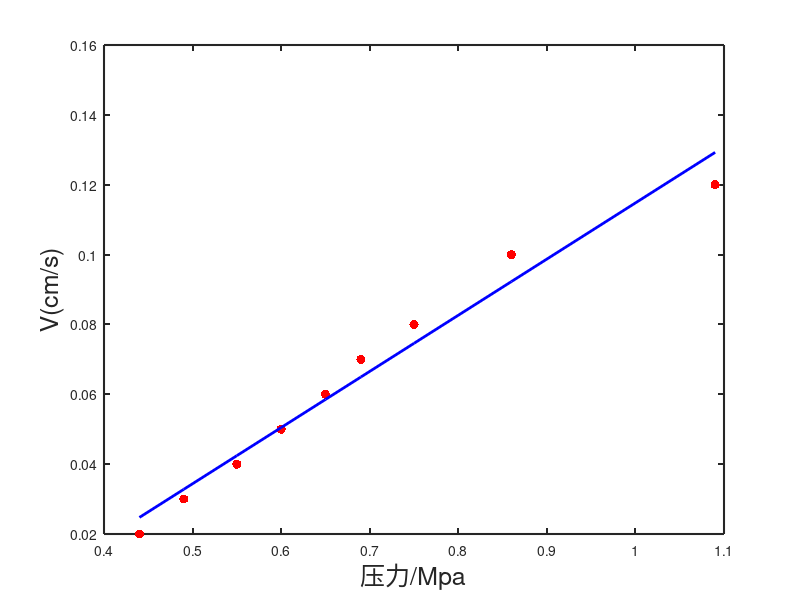

Source code (MATLAB): (Note: this script raises an error after producing the figure.)

%axes('linewidth',1, 'box', 'on', 'FontSize',16);
x=load("x.txt");
y=load('y.txt');
figure
plot(x,y,'r.','MarkerEdgeColor','r','MarkerSize',20)
xlabel('压力/Mpa','fontsize',18)
ylabel('V(cm/s)','fontsize',18)


set(gca,'FontSize',10);

set(gca,'linewidth',1.5)
Lxx=sum((x-mean(x)).^2);
Lxy=sum((x-mean(x)).*(y-mean(y)));
b1=Lxy/Lxx;
b0=mean(y)-b1*mean(x);
y1=b1*x+b0;
hold on
plot(x,y1,'-blue','linewidth',2);

m2=LinearModel.fit(x,y)  %函数进行线性回归


